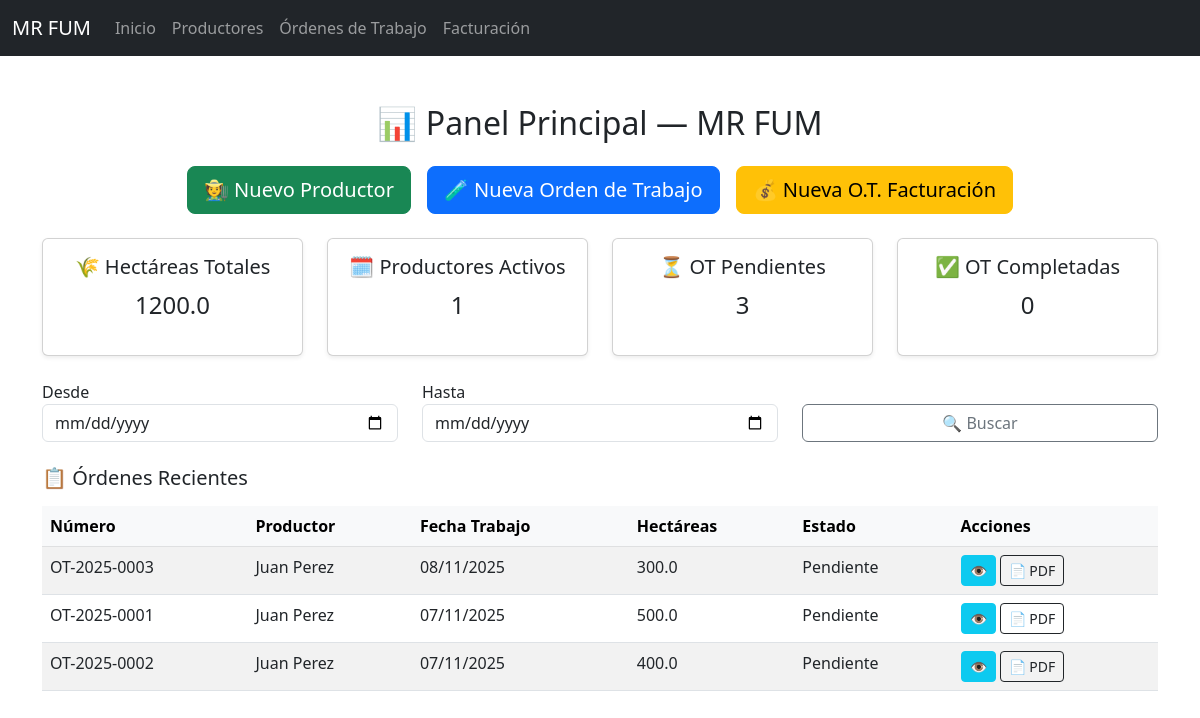
Before: / with the older database file.
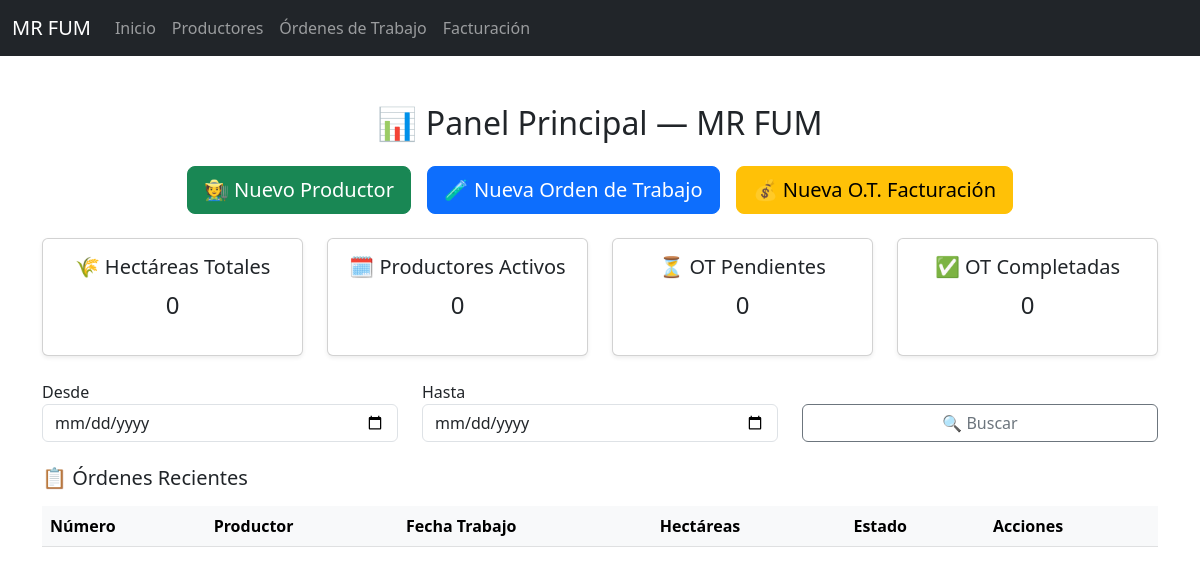
After: the same page with the newer database file.
### models/orden.py (models this page shows)
class OrdenTrabajo(db.Model):
    __tablename__ = 'orden_trabajo'  # 🔧 recomendable para claridad
    id = db.Column(db.Integer, primary_key=True)
    productor_id = db.Column(db.Integer, db.ForeignKey('productor.id'), nullable=False)
    fecha = db.Column(db.Date, default=date.today, nullable=False)
    campo = db.Column(db.String(100), nullable=False)
    lote = db.Column(db.String(100), nullable=False)
    observaciones = db.Column(db.Text)
    estado = db.Column(db.String(20), default='pendiente')  # opciones: pendiente, en_fecha, completada
    hectareas = db.Column(db.Float, nullable=False)
    fecha_aplicacion = db.Column(db.Date)
    fecha_inicio = db.Column(db.Date)
    aplicaciones = db.relationship('Aplicacion', backref='orden', lazy=True)
    productor = db.relationship('Productor', backref='ordenes')

### models/productor.py (models this page shows)
class Productor(db.Model):
    __tablename__ = 'productor'
    id = db.Column(db.Integer, primary_key=True)
    nombre = db.Column(db.String(100), nullable=False)
    telefono = db.Column(db.String(50))
    localidad = db.Column(db.String(100))
    cuit = db.Column(db.String(20))

### rutas/dashboard.py (the view)
@dashboard_bp.route('/')
def inicio():
    desde_str = request.args.get('desde')
    hasta_str = request.args.get('hasta')
    desde = datetime.strptime(desde_str, '%Y-%m-%d').date() if desde_str else None
    hasta = datetime.strptime(hasta_str, '%Y-%m-%d').date() if hasta_str else None
    query = db.session.query(OrdenTrabajo)
    if desde and hasta:
        query = query.filter(OrdenTrabajo.fecha.between(desde, hasta))
    ordenes = query.order_by(OrdenTrabajo.fecha.desc()).all()
    total_hectareas = sum(ot.hectareas for ot in ordenes if ot.hectareas)
    productores_activos = db.session.query(Productor).count()
    ot_pendientes = query.filter_by(estado='pendiente').count()
    ot_en_fecha = query.filter_by(estado='en_fecha').count()
    ot_completadas = query.filter_by(estado='completada').count()
    return render_template('dashboard.html',
        ordenes=ordenes,
        total_hectareas=total_hectareas,
        productores_activos=productores_activos,
        ot_pendientes=ot_pendientes,
        ot_en_fecha=ot_en_fecha,
        ot_completadas=ot_completadas,
        desde=desde_str,
        hasta=hasta_str
    )

### templates/dashboard.html
{% extends 'base.html' %}
{% block contenido %}
<div class="container py-4">
  <h2 class="text-center mb-4">📊 Panel Principal — MR FUM</h2>
  <div class="d-flex justify-content-center gap-3 mb-4 flex-wrap">
    <a href="{{ url_for('productores.nuevo_productor') }}" class="btn btn-success btn-lg">🧑‍🌾 Nuevo Productor</a>
    <a href="{{ url_for('ordenes.seleccionar_productor') }}" class="btn btn-primary btn-lg">🧪 Nueva Orden de Trabajo</a>
    <a href="{{ url_for('facturacion.nueva_ot') }}" class="btn btn-warning btn-lg">💰 Nueva O.T. Facturación</a>
  </div>
  <div class="row text-center mb-4">
    <div class="col-md-3"><div class="card shadow-sm"><div class="card-body"><h5>🌾 Hectáreas Totales</h5><p class="fs-4">{{ total_hectareas }}</p></div></div></div>
    <div class="col-md-3"><div class="card shadow-sm"><div class="card-body"><h5>🗓️ Productores Activos</h5><p class="fs-4">{{ productores_activos }}</p></div></div></div>
    <div class="col-md-3"><div class="card shadow-sm"><div class="card-body"><h5>⏳ OT Pendientes</h5><p class="fs-4">{{ ot_pendientes }}</p></div></div></div>
    <div class="col-md-3"><div class="card shadow-sm"><div class="card-body"><h5>✅ OT Completadas</h5><p class="fs-4">{{ ot_completadas }}</p></div></div></div>
  </div>
  <form method="GET" class="row mb-4">
    <div class="col-md-4">
      <label>Desde</label>
      <input type="date" name="desde" class="form-control" value="{{ desde }}">
    </div>
    <div class="col-md-4">
      <label>Hasta</label>
      <input type="date" name="hasta" class="form-control" value="{{ hasta }}">
    </div>
    <div class="col-md-4 d-flex align-items-end">
      <button type="submit" class="btn btn-outline-secondary w-100">🔍 Buscar</button>
    </div>
  </form>
  <h5 class="mb-3">📋 Órdenes Recientes</h5>
  <table class="table table-striped table-hover">
    <thead class="table-light">
      <tr>
        <th>Número</th>
        <th>Productor</th>
        <th>Fecha Trabajo</th>
        <th>Hectáreas</th>
        <th>Estado</th>
        <th>Acciones</th>
      </tr>
    </thead>
    <tbody>
      {% for ot in ordenes %}
      <tr>
        <td>OT-{{ ot.fecha.year }}-{{ '%04d' % ot.id }}</td>
        <td>{{ ot.productor.nombre }}</td>
        <td>{{ ot.fecha.strftime('%d/%m/%Y') }}</td>
        <td>{{ ot.hectareas }}</td>
        <td>{{ ot.estado.capitalize() }}</td>
        <td>
          <a href="{{ url_for('ordenes.ver_ot', ot_id=ot.id) }}" class="btn btn-sm btn-info">👁️</a>
          <a href="{{ url_for('ordenes.exportar_ot_pdf', ot_id=ot.id) }}" class="btn btn-sm btn-outline-dark">📄 PDF</a>
        </td>
      </tr>
      {% endfor %}
    </tbody>
  </table>
</div>
{% endblock %}

### templates/base.html (shortened to what this page needs)
<!DOCTYPE html>
<html lang="es">
<head>
  <link href="https://cdn.jsdelivr.net/npm/bootstrap@5.3.0/dist/css/bootstrap.min.css" rel="stylesheet">
</head>
<body>
  <nav class="navbar navbar-expand-lg navbar-dark bg-dark mb-4">
    <div class="container-fluid">
      <a class="navbar-brand" href="{{ url_for('dashboard.inicio') }}">MR FUM</a>
      <div class="collapse navbar-collapse" id="navbarNav">
        <ul class="navbar-nav me-auto">
          <li class="nav-item"><a class="nav-link" href="{{ url_for('dashboard.inicio') }}">Inicio</a></li>
          <li class="nav-item"><a class="nav-link" href="{{ url_for('productores.listar_productores') }}">Productores</a>
          <li class="nav-item"><a class="nav-link" href="{{ url_for('ordenes.listar_ordenes') }}">Órdenes de Trabajo</a></li>
          <li class="nav-item"><a class="nav-link" href="{{ url_for('facturacion.listar_facturacion') }}">Facturación</a></li>
        </ul>
      </div>
    </div>
  </nav>
  {% block contenido %}{% endblock %}
</body>
</html>

Changed rows visible on the page:
removed OrdenTrabajo: fecha.year "2025", id "0003", productor.nombre "Juan Perez", fecha "08/11/2025", hectareas "300.0", estado "Pendiente"
removed OrdenTrabajo: fecha.year "2025", id "0001", productor.nombre "Juan Perez", fecha "07/11/2025", hectareas "500.0", estado "Pendiente"
removed OrdenTrabajo: fecha.year "2025", id "0002", productor.nombre "Juan Perez", fecha "07/11/2025", hectareas "400.0", estado "Pendiente"
Other visible differences:
{{ total_hectareas }}: "1200.0" → "0"
{{ productores_activos }}: "1" → "0"
{{ ot_pendientes }}: "3" → "0"
